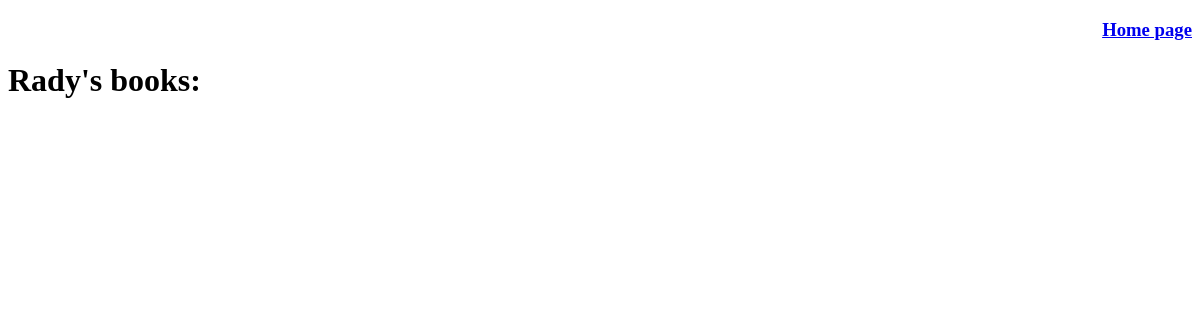
/home/author/2/, run on an earlier commit of the app's database.
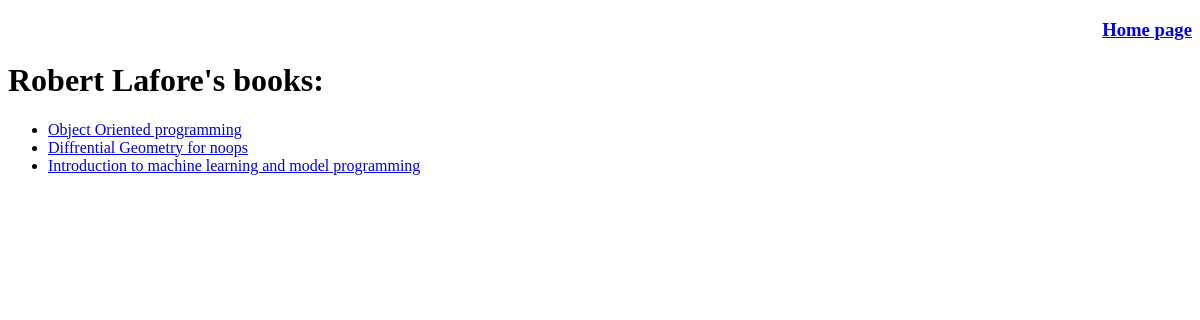
And on a later commit of the database.
### Book/models.py (models this page shows, shortened)
class Author(models.Model):
    Name = models.CharField(max_length=100)

class Book(models.Model):
    Author_ID = models.ForeignKey(Author,on_delete=models.CASCADE)
    Title = models.CharField(max_length=100)
    IsFavourite = models.BooleanField(default=False)

### Book/views.py (the view)
# urls.py: url(r'^author/(?P<view_author>[0-9]+)/$', views.view_author, name="Author_"),
def view_author(Request,view_author):
    specific_Author = Author.objects.get(pk =view_author)
    template = loader.get_template('Author/Author.html')
    context = \
        {
            'Author' : specific_Author,
        }
    return HttpResponse(template.render(context, Request))

### Book/templates/Author/Author.html (shortened to what this page needs)
<!DOCTYPE html>
<html lang="en">
<head>
</head>
<body>
    <h3> <p align="right"> <a href="{% url 'Book:Home_'%}">Home page</a></p></h3>
    <h1>{{Author.Name}}'s books:</h1>
    <ul>
        {%for book in Author.book_set.all%}
             <li> <a href="{% url 'Book:Book_' book.pk%}">
                    {{book.Title}}</a> </li>
        {% endfor %}
</ul>
</body>
</html>

What changed in the data, as far as the page shows it:
changed Author: Name "Rady" → "Robert Lafore"
added Book: Title "Object Oriented programming"
added Book: Title "Diffrential Geometry for noops"
added Book: Title "Introduction to machine learning and model programming"
